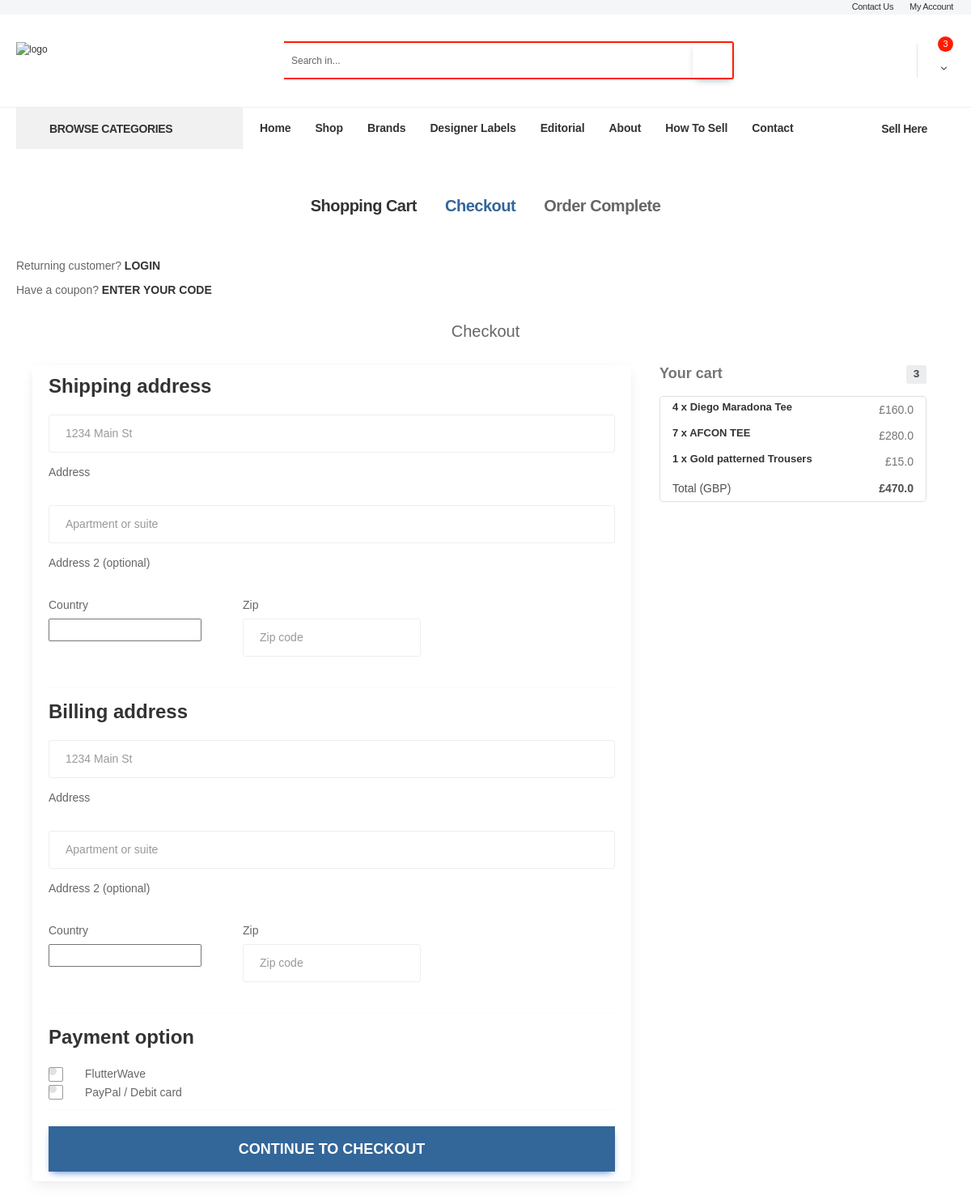
/checkout/ (signed in), run on an earlier commit of the app's database.
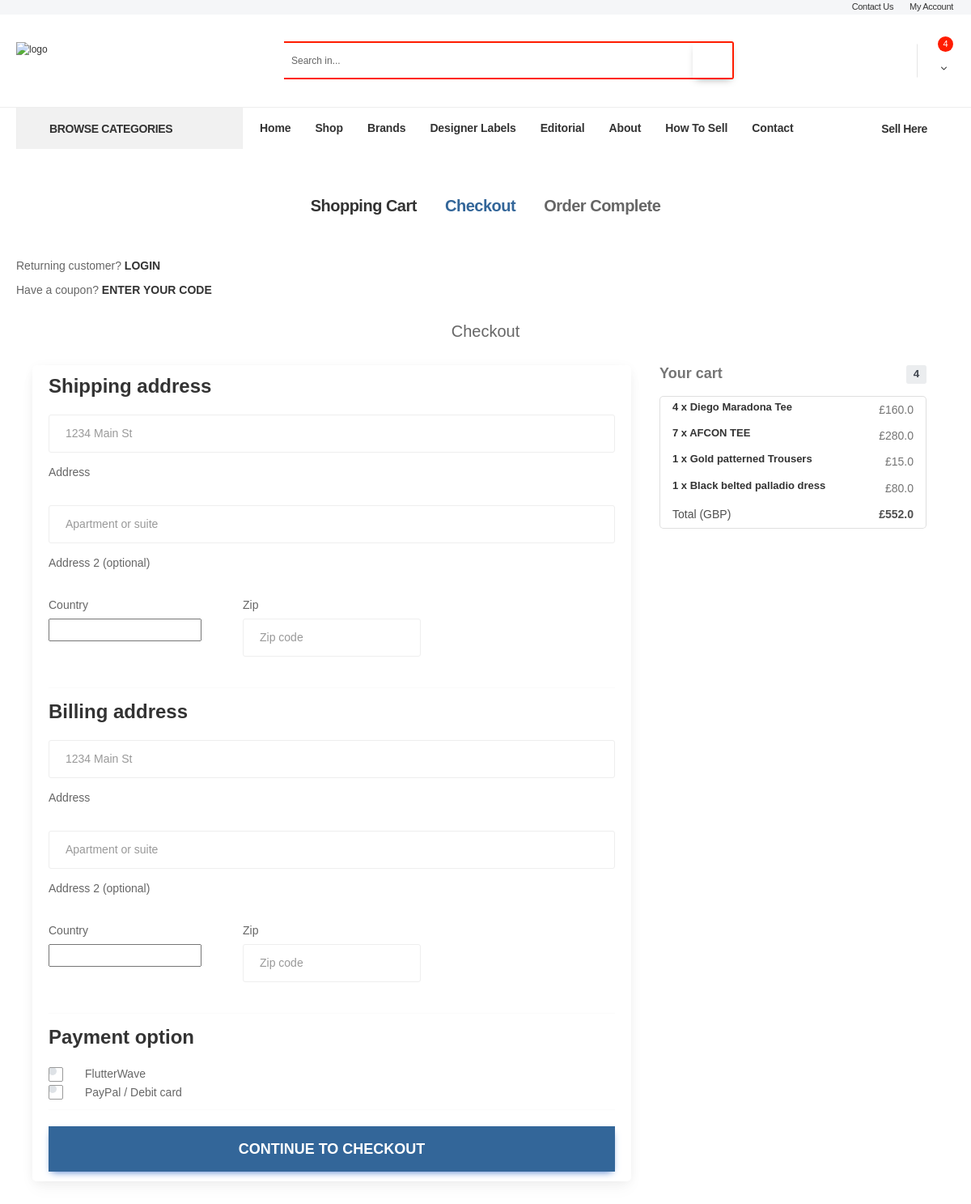
And on a later commit of the database.
### Like/models.py (models this page shows, shortened)
class Order(models.Model):
    user = models.ForeignKey(settings.AUTH_USER_MODEL,
                             on_delete=models.CASCADE)
    ref_code = models.CharField(max_length=20, blank=True, null=True)
    items = models.ManyToManyField(OrderItem)
    start_date = models.DateTimeField(auto_now_add=True)
    ordered_date = models.DateTimeField()
    ordered = models.BooleanField(default=False)
    shipping_address = models.ForeignKey(
        'Address', related_name='shipping_address', on_delete=models.SET_NULL, blank=True, null=True)
    billing_address = models.ForeignKey(
        'Address', related_name='billing_address', on_delete=models.SET_NULL, blank=True, null=True)
    payment = models.ForeignKey(
        'Payment', on_delete=models.SET_NULL, blank=True, null=True)
    coupon = models.ForeignKey(
        'Coupon', on_delete=models.SET_NULL, blank=True, null=True)
    tax_fee = models.FloatField(default="0.89", max_length=20)
    being_delivered = models.BooleanField(default=False)
    received = models.BooleanField(default=False)
    refund_requested = models.BooleanField(default=False)
    refund_granted = models.BooleanField(default=False)
    '''
    1. Item added to cart
    2. Adding a billing address
    (Failed checkout)
    3. Payment
    (Preprocessing, processing, packaging etc.)
    4. Being delivered
    5. Received
    6. Refunds
    '''
    def get_total(self):
        total = 0
        for order_item in self.items.all():
            total += order_item.get_final_price()
            total += order_item.item.shiping_fee
        if self.coupon:
            total -= self.coupon.amount
        return total

class OrderItem(models.Model):
    user = models.ForeignKey(settings.AUTH_USER_MODEL,
                             on_delete=models.CASCADE)
    ordered = models.BooleanField(default=False)
    item = models.ForeignKey(Item, on_delete=models.CASCADE)
    Boutique_nam = models.ForeignKey(BOUTIQUE_REQUEST, on_delete=models.CASCADE)
    quantity = models.IntegerField(default=1)
    def get_total_item_price(self):
        return self.quantity * self.item.price
    def get_final_price(self):
        if self.item.discount_price:
            return self.get_total_discount_item_price()
        return self.get_total_item_price()

class Item(models.Model):
    title = models.CharField(max_length=100)
    preview_price = models.CharField(max_length=100,default="0.00")
    draft =  models.BooleanField(default=True)
    price = models.FloatField()
    user = models.ForeignKey(to=User, on_delete=models.CASCADE)
    shiping_fee = models.FloatField(default="0.00", max_length=20)
    discount_price = models.FloatField(blank=True, null=True)
    seasson = models.CharField(choices=LABEL_CHOICES, max_length=150, default='NEW ARRIVALS')
    Boutique_name = models.ForeignKey('BOUTIQUE_REQUEST', on_delete=models.CASCADE)
    about_your_business = models.TextField(blank=True, null=True)
    brand_logo = models.ImageField(blank=True, null=True)
    brand_banner = models.ImageField(blank=True, null=True)
    address = models.CharField(max_length=500, default='Default Business address')
    category = models.ForeignKey(Category, on_delete=models.CASCADE)
    sub_category = models.ForeignKey(Sub_Category, on_delete=models.CASCADE,default=False)
    overview = models.TextField(default='False')
    description = models.TextField(default='False')
    approved = models.BooleanField(default=False)
    futured = models.BooleanField(default=False)
    image = models.ImageField(blank=True,null=True,default="/static/images/banner3.png")
    image2 = models.ImageField(blank=True,null=True,default="/static/images/banner3.png")
    timestamp = models.DateTimeField(blank=True, null=True)
    created_on = models.DateField(auto_now=True)
    item_created_date = models.DateField(auto_now=True)
    sku = models.CharField(max_length=300, default='none')
    in_stock = models.BooleanField(default=True)
    stock_quantity = models.IntegerField(max_length=2000, default=0)
    stock_status = models.CharField(max_length=300, default='instock')
    barcode = models.CharField(max_length=900, default='none')
    size = models.CharField(max_length=900, default='none')
    size_name = models.CharField(max_length=900, default='none')
    weight = models.CharField(max_length=300, default='none')
    image_link = models.BooleanField(default=False)
    image0 = models.CharField(max_length=200,blank=True,null=True,default="/static/images/banner3.png")
    image1 = models.CharField(max_length=200,blank=True,null=True,default="/static/images/banner3.png")
    image2a = models.CharField(max_length=200,blank=True,null=True,default="/static/images/banner3.png")
    image3 = models.CharField(max_length=200,blank=True,null=True,default="/static/images/banner3.png")
    feature1 = models.CharField(max_length=300, default='none')
    feature2 = models.CharField(max_length=300, default='none')
    feature3 = models.CharField(max_length=300, default='none')
    offerhead1 = models.CharField(max_length=300, default='none')
    offerbody1 = models.TextField(default='none')
    offerhead2 = models.CharField(max_length=300, default='none')
    offerbody2 = models.TextField(default='none')
    offerhead3 = models.CharField(max_length=300, default='none')
    offerbody3 = models.TextField(default='none')
    model_name = models.CharField(max_length=300, default='none')
    color_name = models.CharField(max_length=300, default='none')
    size_type = models.CharField(max_length=300, default='none')
    Guaranteed_time = models.CharField(max_length=300, default='none')
    stock_keeping_unit = models.CharField(max_length=300, default='none')

### Like/views.py (the view, shortened to what this page needs)
# urls.py: path('checkout/', login_required(CheckoutView.as_view()), name='checkout'),
class CheckoutView(View):
	def get(self, *args, **kwargs):
		try:
			order = Order.objects.get(user=self.request.user, ordered=False)
			form = CheckoutForm()
			amount = order.get_total()
			category = Main_Category.objects.all().order_by('-id')
			context = {
				'form': form,
				'couponform': CouponForm(),
				'order': order,
				'DISPLAY_COUPON_FORM': True,
				'amount':amount,
				'category':category,
			}
			shipping_address_qs = Address.objects.filter(
				user=self.request.user,
				address_type='S',
				default=True
			)
			if shipping_address_qs.exists():
				context.update(
					{'default_shipping_address': shipping_address_qs[0]})
			billing_address_qs = Address.objects.filter(
				user=self.request.user,
				address_type='B',
				default=True
			)
			if billing_address_qs.exists():
				context.update(
					{'default_billing_address': billing_address_qs[0]})
			return render(self.request, "checkout.html", context)
		except ObjectDoesNotExist:
			messages.info(self.request, "You do not have an active order")
			return redirect("core:checkout")

### Like/forms.py
class CouponForm(forms.Form):
    code = forms.CharField(widget=forms.TextInput(attrs={
        'class': 'form-control form-control-md mr-1 mb-2',
        'placeholder': 'Promo code',
        'aria-label': 'Recipient\'s username',
        'aria-describedby': 'basic-addon2'
    }))

### Like/models.py (called while the page is built)
    def get_absolute_main_url(self):
        return reverse('core:main_category', args=[self.id])

    def get_absolute_sud_url(self):
        return reverse('core:list_category', args=[self.id])

### template/checkout.html (shortened to what the changed rows need)
{% load static %}
{% include 'head-search.html' %}
{% block content %}
<main class="main checkout">
  <div class="page-content">
    <div class="container">
      <div class="container wow fadeIn">
        <h2 class="my-5 h2 text-center">Checkout</h2>
        <div class="row">
          <div class="col-md-8 mb-4">
            <div class="card">
              <form method="POST" class="card-body">
                <div class="d-block my-3">
                  {% for value, name in form.fields.payment_option.choices %}
                  <div class="custom-control custom-radio">
                    <label class="custom-control-label" for="{{ name }}">{{ name }}</label>
                  </div>
                  {% endfor %}
                </div>
              </form>
            </div>
          </div>
          <div class="col-md-4 mb-4">
            {% include "order_snippet.html" %}
          </div>
        </div>
      </div>
    </div>
  </div>
</main>
{% endblock content %}
{% include 'footer.html' %}

### template/head-search.html (shortened to what the changed rows need)
{% load static %}
<!DOCTYPE html>
<html lang="en">
<head>
    <link rel="stylesheet" href="https://cdn.jsdelivr.net/npm/bootstrap@4.0.0/dist/css/bootstrap.min.css"
>
    <link rel="stylesheet" href="https://use.fontawesome.com/releases/v5.8.1/css/all.css">
    <link href="https://cdnjs.cloudflare.com/ajax/libs/mdb-ui-kit/6.2.0/mdb.min.css" rel="stylesheet" />
    <link href="https://cdnjs.cloudflare.com/ajax/libs/font-awesome/6.0.0/css/all.min.css" rel="stylesheet" />
    <link href='{% static "assets/css/github.css" %}' rel="stylesheet">
    <link rel="stylesheet" type="text/css" href="{% static 'assets/vendor/fontawesome-free/css/all.min.css' %}">
    <link rel="stylesheet" type="text/css" href="{% static 'assets/vendor/animate/animate.min.css' %}">
    <link rel="stylesheet" type="text/css" href="{% static 'assets/vendor/magnific-popup/magnific-popup.min.css' %}">
    <link rel="stylesheet" href="{% static 'assets/vendor/swiper/swiper-bundle.min.css' %}">
    <link rel="stylesheet" type="text/css" href="{% static 'assets/css/demo1.min.css' %}">
    <link rel="stylesheet" type="text/css" href="{% static 'assets/vendor/photoswipe/photoswipe.min.css' %}">
    <link rel="stylesheet" type="text/css"
        href="{% static 'assets/vendor/photoswipe/default-skin/default-skin.min.css' %}">
    <link rel="stylesheet" type="text/css" href="{% static 'assets/css/style.min.css' %}">
</head>
<body class="home">
    <div class="page-wrapper">
        <header class="header">
            <div class="header-middle">
                <div class="container">
                    <div class="header-right ml-4">
                        <div class="dropdown cart-dropdown cart-offcanvas mr-0 mr-lg-2">
                            {% if user.is_authenticated %}
                            <a href="/order-summary/" class="label-down link">
                                <span class="cart-count">{{ order.items.count }}</span>
                            </a>
                            {% endif %}
                        </div>
                    </div>
                </div>
            </div>
        </header>

### template/order_snippet.html (shortened to what this page needs)
<div class="col-md-12 mb-4">
    <h4 class="d-flex justify-content-between align-items-center mb-3">
    <span class="text-muted">Your cart</span>
    <span class="badge badge-secondary badge-pill">{{ order.items.count }}</span>
    </h4>
    <ul class="list-group mb-3 z-depth-1">
    {% for order_item in order.items.all %}
    <li class="list-group-item d-flex justify-content-between lh-condensed">
        <div>
        <h6 class="my-0">{{ order_item.quantity }} x {{ order_item.item.title}}</h6>
        </div>
        <span class="text-muted">£{{ order_item.get_final_price }}</span>
    </li>
    {% endfor %}
    <li class="list-group-item d-flex justify-content-between">
        <span>Total (GBP)</span>
        <strong>£{{ order.get_total }}</strong>
    </li>
    </ul>
</div>

What changed in the data, as far as the page shows it:
computed for Order: items.count "3" → "4"; get_total "470.0" → "552.0"
added OrderItem: quantity "1", item "Black belted palladio dress", get_final_price "80.0"
